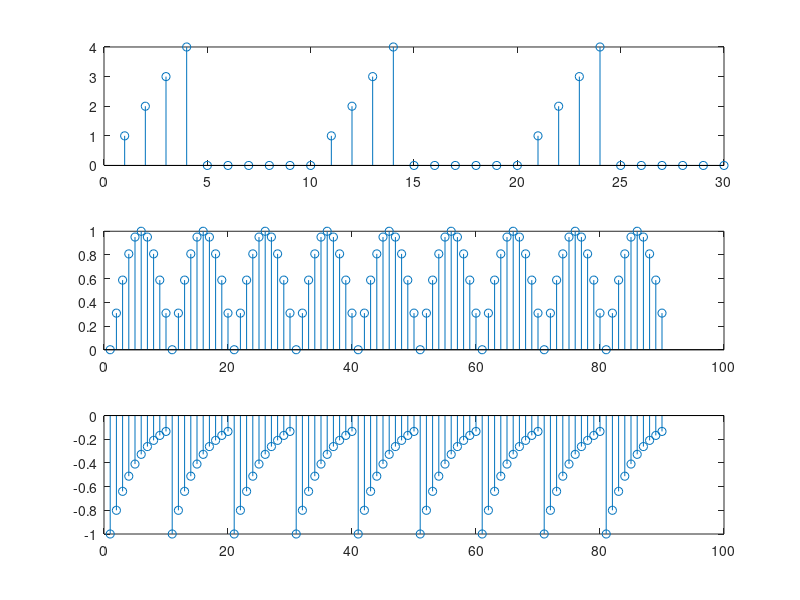

Write MATLAB code to recreate this figure.
%Program name: Project1_351
%Authored by: Michael Gerrard Guerrero
%Last Modified: 02.17.17

ay=[1,2,3,4,0,0,0,0,0,0];
bxy=[0,1,2,3,4,5,6,7,8,9];
bx=repmat(bxy,1,3);
by=sin(0.1*3.1415*bx)
b=repmat(by,1,3);
cy=-0.8.^(bx);
c=repmat(cy,1,3);
a=repmat(ay,1,3);
figure
subplot(3,1,1)
stem(a)
subplot(3,1,2)
stem(b)
subplot(3,1,3)
stem(c)